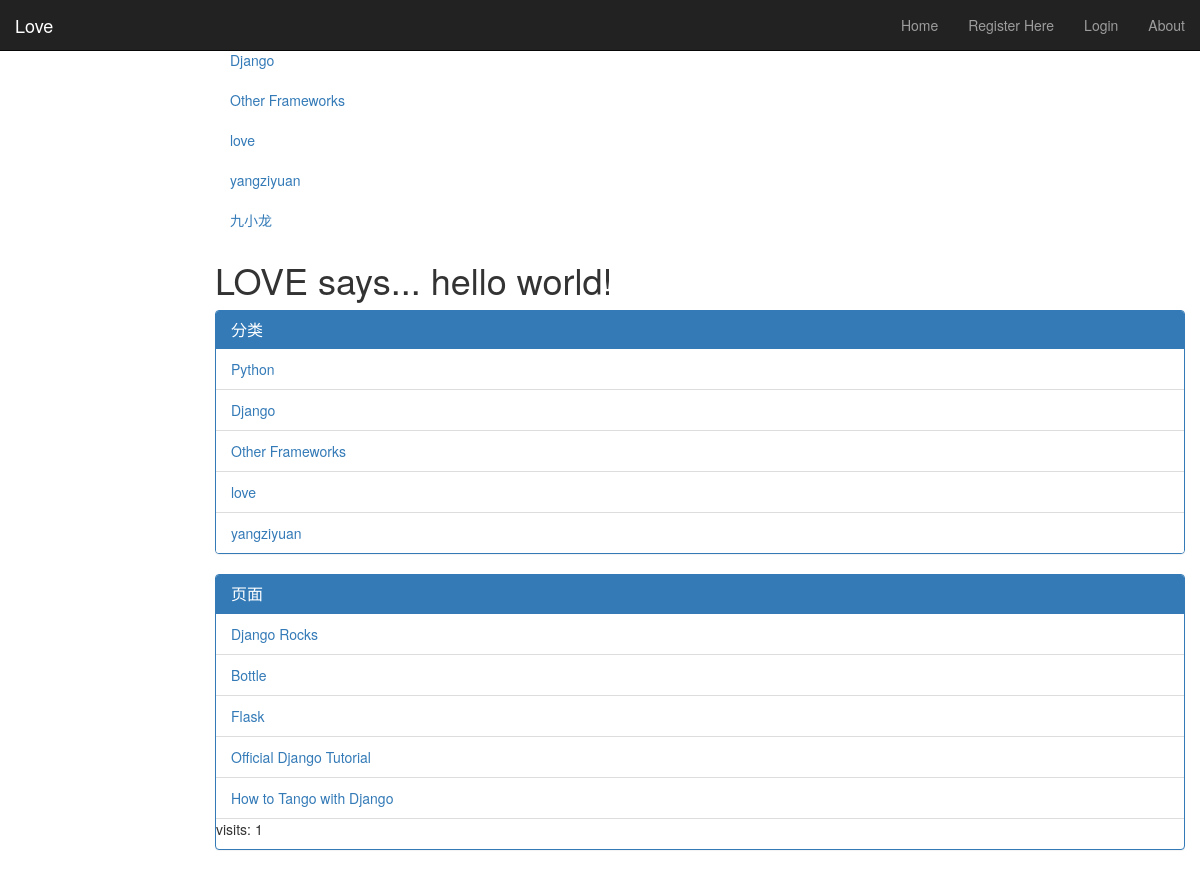
Page /love/ on the earlier database version.
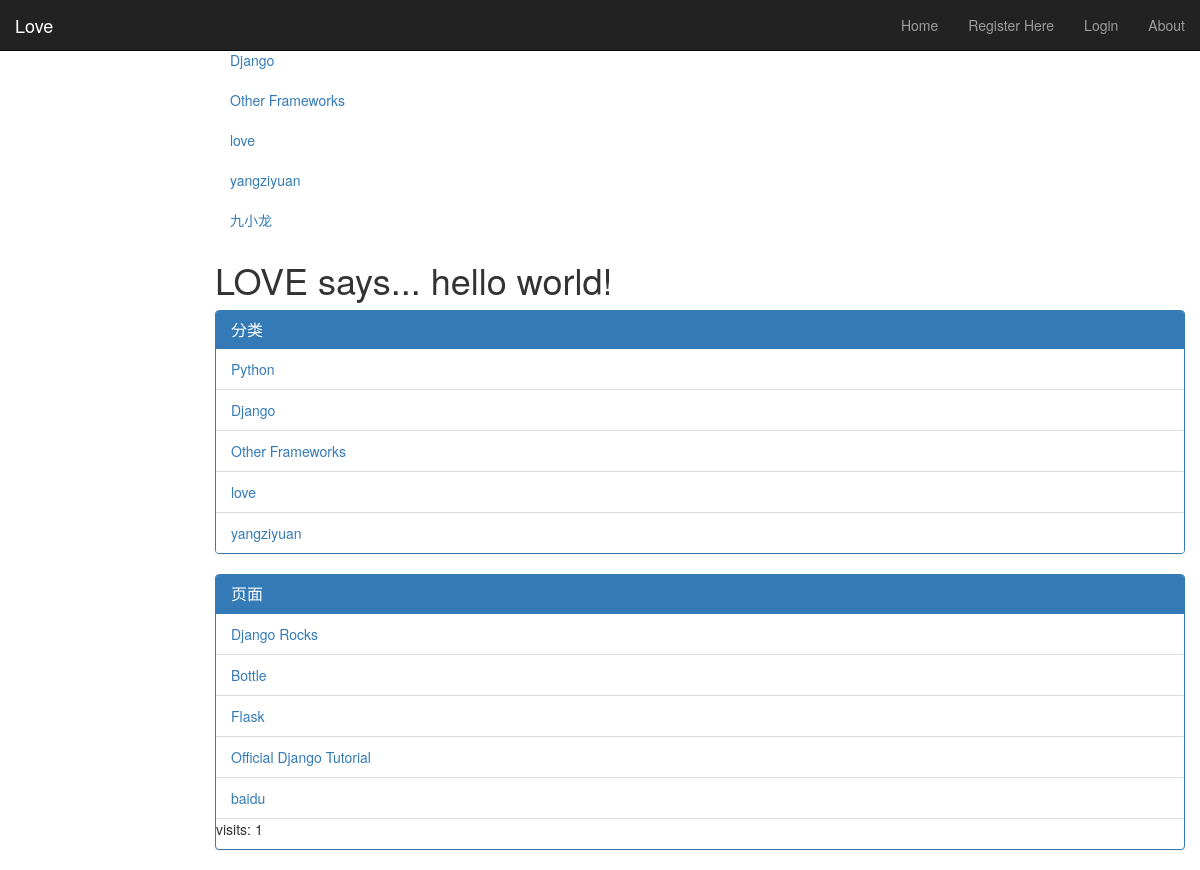
Same page on the later database version.
### love/models.py (models this page shows, shortened)
class Category(models.Model):
    name = models.CharField(max_length=128, unique=True)
    views = models.IntegerField(default=0)
    likes = models.IntegerField(default=0)
    slug = models.SlugField(unique=True)

class Page(models.Model):
    category = models.ForeignKey(Category)
    title = models.CharField(max_length=128)
    url = models.URLField()
    views = models.IntegerField(default=0)

### love/views.py (the view)
def index(request):
    category_list = Category.objects.order_by('-likes')[:5]
    page_list = Page.objects.order_by('-views')[:5]
    context_dict = {'categories': category_list, 'pages': page_list}
    visits = request.session.get('visits')
    if not visits:
        visits = 1
    reset_last_visit_time = False
    last_visit = request.session.get('last_visit')
    if last_visit:
        last_visit_time = datetime.strptime(last_visit[:-7], "%Y-%m-%d %H:%M:%S")
        if (datetime.now() - last_visit_time).days > 1:
            visits += 1
            reset_last_visit_time = True
    else:
        reset_last_visit_time = True
    if reset_last_visit_time:
        request.session['last_visit'] = str(datetime.now())
        request.session['visits'] = visits
    context_dict['visits'] = visits
    response = render(request, 'love/index.html', context_dict)
    return response

### love/templatetags/love_extras.py (called while the page is built)
@register.inclusion_tag('love/cats.html')
def get_category_list(cat=None):
    return {'cats': Category.objects.all(), 'act_cat': cat}

### templates/love/index.html (shortened to what this page needs)
{% extends 'base.html' %}
{% load staticfiles %}
{% block body_block %}
        {% if user.is_authenticated %}
        <div class="page-header">
        <h1>LOOVE网欢迎你:{{ user.username }}!</h1>
        {% else %}
        <h1>LOVE says... hello world!</h1>
        {% endif %}
        </div>
        <div class="panel panel-primary">
            <div class="panel-heading">
               <h3 class="panel-title">分类</h3>
       </div>
        {% if categories %}
            <ul class="list-group">
                {% for category in categories %}
                <li class="list-group-item"><a href="{% url 'category'  category.slug %}">{{ category.name }}</a></li>
                {% endfor %}
            </ul>
        {% else %}
            <strong>There are no categories present.</strong>
        {% endif %}
        </div>
            <div class="panel panel-primary">
            <div class="panel-heading">
              <h3 class="panel-title">页面</h3>
        </div>
        {% if pages %}
        <ul class="list-group">
            {% for page in pages %}
             <li class="list-group-item"><a href="{{page.url}}">{{ page.title }}</a></li>
            {% endfor %}
        </ul>
        {% else %}
            <strong>There are no categories present.</strong>
        {% endif %}
        <p> visits: {{ visits }}</p>
{% endblock %}

### templates/love/cats.html
{% if cats %}
    <ul class="nav nav-sidebar">
    {% for c in cats %}
        {% if c == act_cat %}
            <li  class="active" ><a href="/love/category/{{ c.slug }}">{{ c.name }}</a></li>
            {% else  %}
            <li><a href="/love/category/{{ c.slug }}">{{ c.name }}</a></li>
        {% endif %}
    {% endfor %}
{% else %}
    <li> <strong >There are no category present.</strong></li>
    </ul>
{% endif %}

Differences in the rows shown:
no longer on this page (row unchanged): Page: title "How to Tango with Django"
now on this page (row edited): Page: title "baidu"
